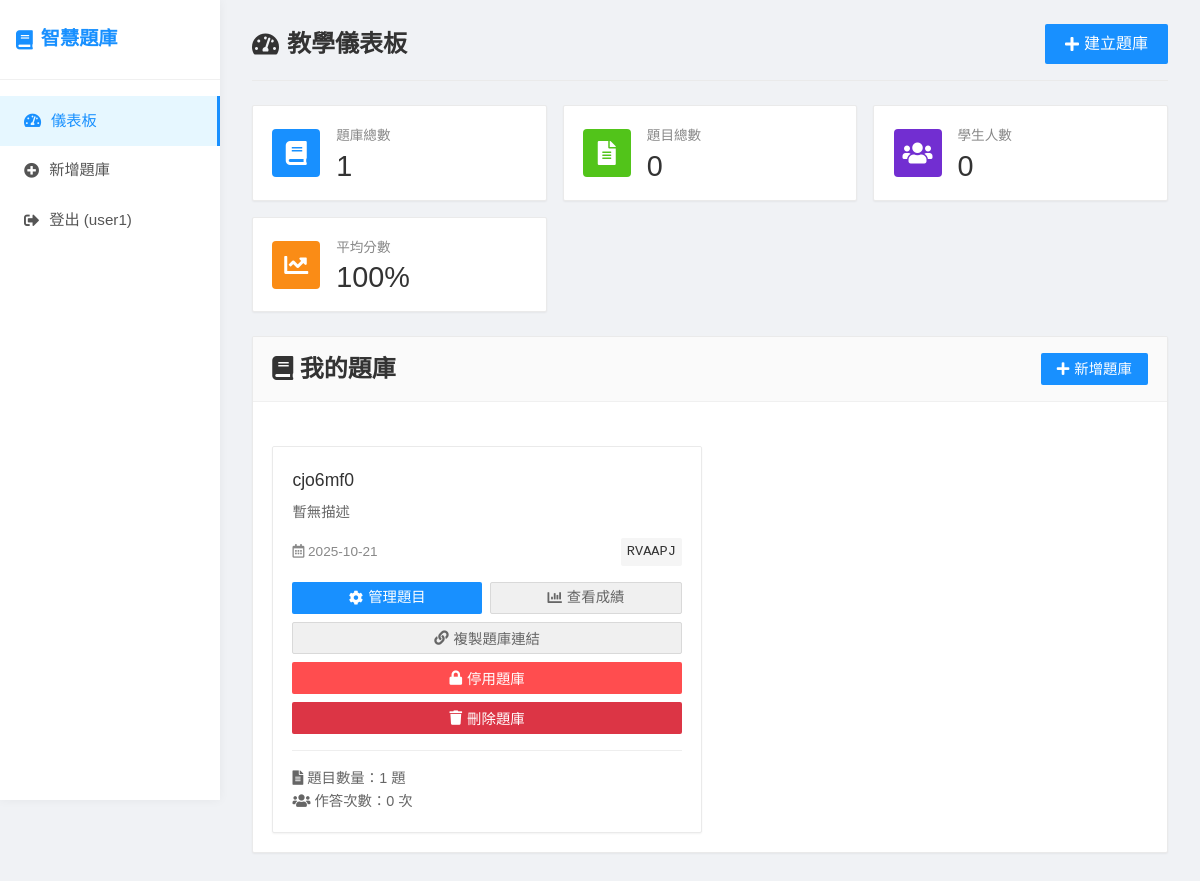
/teacher-dashboard (signed in), run on the app's committed database.
### app.py (models this page shows)
class User(UserMixin, db.Model):
    id = db.Column(db.Integer, primary_key=True)
    username = db.Column(db.String(80), unique=True, nullable=False)
    email = db.Column(db.String(120), unique=True, nullable=False)
    password_hash = db.Column(db.String(120), nullable=False)
    is_teacher = db.Column(db.Boolean, default=True)
    created_at = db.Column(db.DateTime, default=datetime.utcnow)
    quiz_banks = db.relationship('QuizBank', backref='owner', lazy=True)

class QuizBank(db.Model):
    id = db.Column(db.Integer, primary_key=True)
    title = db.Column(db.String(200), nullable=False)
    description = db.Column(db.Text)
    access_code = db.Column(db.String(10), unique=True, nullable=False)
    is_active = db.Column(db.Boolean, default=True)
    created_at = db.Column(db.DateTime, default=datetime.utcnow)
    teacher_id = db.Column(db.Integer, db.ForeignKey('user.id'), nullable=False)
    questions = db.relationship('Question', backref='quiz_bank', lazy=True, cascade='all, delete-orphan')
    submissions = db.relationship('Submission', backref='quiz_bank', lazy=True)

### app.py (the view)
@app.route('/teacher-dashboard')
@login_required
def teacher_dashboard():
    quiz_banks = QuizBank.query.filter_by(teacher_id=current_user.id).all()
    return render_template('teacher_dashboard.html', quiz_banks=quiz_banks)

### app.py (called while the page is built)
@login_manager.user_loader
def load_user(user_id):
    return User.query.get(int(user_id))

### templates/teacher_dashboard.html (shortened to what this page needs)
{% extends "base.html" %}
{% block content %}
<div class="page-header">
    <h1><i class="fas fa-tachometer-alt"></i> 教學儀表板</h1>
    <a href="{{ url_for('create_quiz_bank') }}" class="btn btn-lg">
        <i class="fas fa-plus"></i> 建立題庫
    </a>
</div>
<div class="stats-cards">
    <div class="stat-card">
        <div class="stat-icon blue">
            <i class="fas fa-book"></i>
        </div>
        <div class="stat-content">
            <div class="stat-title">題庫總數</div>
            <div class="stat-value">{{ quiz_banks|length }}</div>
        </div>
    </div>
    <div class="stat-card">
        <div class="stat-icon green">
            <i class="fas fa-file-alt"></i>
        </div>
        <div class="stat-content">
            <div class="stat-title">題目總數</div>
            <div class="stat-value">{% set total_questions = 0 %}{% for bank in quiz_banks %}{% set total_questions = total_questions + bank.questions|length %}{% endfor %}{{ total_questions }}</div>
        </div>
    </div>
    <div class="stat-card">
        <div class="stat-icon purple">
            <i class="fas fa-users"></i>
        </div>
        <div class="stat-content">
            <div class="stat-title">學生人數</div>
            <div class="stat-value">{% set total_submissions = 0 %}{% for bank in quiz_banks %}{% set total_submissions = total_submissions + bank.submissions|length %}{% endfor %}{{ total_submissions }}</div>
        </div>
    </div>
    <div class="stat-card">
        <div class="stat-icon orange">
            <i class="fas fa-chart-line"></i>
        </div>
        <div class="stat-content">
            <div class="stat-title">平均分數</div>
            <div class="stat-value">100%</div>
        </div>
    </div>
</div>
<div class="card">
    <div class="card-header">
        <h2><i class="fas fa-book"></i> 我的題庫</h2>
        <a href="{{ url_for('create_quiz_bank') }}" class="btn">
            <i class="fas fa-plus"></i> 新增題庫
        </a>
    </div>
    <div class="card-body">
        {% if quiz_banks %}
            <div class="quiz-banks-grid">
                {% for quiz_bank in quiz_banks %}
                <div class="quiz-bank-card">
                    <div class="quiz-bank-title">{{ quiz_bank.title }}</div>
                    <div class="quiz-bank-description">
                        {{ quiz_bank.description if quiz_bank.description else '暫無描述' }}
                    </div>
                    <div class="quiz-bank-info">
                        <span><i class="far fa-calendar-alt"></i> {{ quiz_bank.created_at.strftime('%Y-%m-%d') }}</span>
                        <span class="access-code">{{ quiz_bank.access_code }}</span>
                    </div>
                    <div style="display: flex; gap: 0.5rem; margin-top: 1rem;">
                        <a href="{{ url_for('manage_quiz_bank', quiz_bank_id=quiz_bank.id) }}" class="btn" style="flex: 1; text-align: center;">
                            <i class="fas fa-cog"></i> 管理題目
                        </a>
                        <a href="{{ url_for('view_submissions_page', quiz_bank_id=quiz_bank.id) }}" class="btn btn-secondary" style="flex: 1; text-align: center;">
                            <i class="fas fa-chart-bar"></i> 查看成績
                        </a>
                    </div>
                    <div style="margin-top: 0.5rem;">
                        <button onclick="copyQuizLink('{{ quiz_bank.access_code }}')" class="btn btn-secondary" style="width: 100%;">
                            <i class="fas fa-link"></i> 複製題庫連結
                        </button>
                    </div>
                    <div style="margin-top: 0.5rem;">
                        <button onclick="toggleQuizBank({{ quiz_bank.id }}, {{ quiz_bank.is_active|lower }})"
                                class="btn {{ 'btn-danger' if quiz_bank.is_active else 'btn-success' }}"
                                style="width: 100%;">
                            <i class="fas fa-{{ 'lock' if quiz_bank.is_active else 'lock-open' }}"></i>
                            {{ '停用題庫' if quiz_bank.is_active else '啟用題庫' }}
                        </button>
                    </div>
                    <div style="margin-top: 0.5rem;">
                        <button onclick="deleteQuizBank({{ quiz_bank.id }})"
                                class="btn btn-danger"
                                style="width: 100%; background-color: #dc3545;">
                            <i class="fas fa-trash"></i> 刪除題庫
                        </button>
                    </div>
                    <div style="margin-top: 1rem; padding-top: 1rem; border-top: 1px solid #eee; font-size: 0.9rem; color: #666;">
                        <div><i class="fas fa-file-alt"></i> 題目數量：{{ quiz_bank.questions|length }} 題</div>
                        <div><i class="fas fa-users"></i> 作答次數：{{ quiz_bank.submissions|length }} 次</div>
                    </div>
                </div>
                {% endfor %}
            </div>
        {% endif %}
    </div>
</div>
{% endblock %}

### templates/base.html (shortened to what this page needs)
<!DOCTYPE html>
<html lang="zh-TW">
<head>
    <link rel="stylesheet" href="{{ url_for('static', filename='css/style.css') }}">
    <link rel="stylesheet" href="https://cdnjs.cloudflare.com/ajax/libs/font-awesome/5.15.4/css/all.min.css">
</head>
<body>
    <div class="container">
        <nav class="navbar">
            <h1><i class="fas fa-book"></i> 智慧題庫</h1>
            <div class="nav-links">
                {% if current_user.is_authenticated %}
                    <a href="{{ url_for('teacher_dashboard') }}" class="{{ 'active' if request.endpoint == 'teacher_dashboard' else '' }}">
                        <i class="fas fa-tachometer-alt"></i> 儀表板
                    </a>
                    <a href="{{ url_for('create_quiz_bank') }}" class="{{ 'active' if request.endpoint == 'create_quiz_bank' else '' }}">
                        <i class="fas fa-plus-circle"></i> 新增題庫
                    </a>
                    <a href="{{ url_for('logout') }}">
                        <i class="fas fa-sign-out-alt"></i> 登出 ({{ current_user.username }})
                    </a>
                {% endif %}
            </div>
        </nav>
        <div class="content">
            {% block content %}{% endblock %}
        </div>
    </div>
</body>
</html>

### static/css/style.css (style rules this page uses)
* { margin: 0; padding: 0; box-sizing: border-box; }
body { font-family: 'Microsoft JhengHei', Consolas, sans-serif; line-height: 1.6; background: #f0f2f5; min-height: 100vh; }
.container { display: flex; min-height: 100vh; }
.navbar { width: 220px; background: #fff; color: #333; box-shadow: 0 0 10px rgba(0,0,0,0.05); display: flex; flex-direction: column; padding: 0; position: fixed; height: 100vh; z-index: 100; }
.navbar h1 { font-size: 1.2rem; font-weight: bold; padding: 1.5rem 1rem; color: #1890ff; border-bottom: 1px solid #f0f0f0; margin: 0; display: flex; align-items: center; gap: 8px; }
.navbar .nav-links { display: flex; flex-direction: column; padding: 1rem 0; }
.navbar a { color: #555; text-decoration: none; padding: 0.8rem 1.5rem; transition: all 0.3s; display: flex; align-items: center; gap: 10px; font-size: 0.95rem; }
.navbar a.active { background-color: #e6f7ff; color: #1890ff; border-right: 3px solid #1890ff; }
.content { flex: 1; padding: 1.5rem 2rem; margin-left: 220px; background: #f0f2f5; }
.page-header { display: flex; justify-content: space-between; align-items: center; margin-bottom: 1.5rem; padding-bottom: 1rem; border-bottom: 1px solid #eaeaea; }
.page-header h1 { font-size: 1.5rem; color: #333; margin: 0; display: flex; align-items: center; gap: 8px; }
.btn { display: inline-flex; align-items: center; justify-content: center; padding: 0.5rem 1rem; background: #1890ff; color: white; text-decoration: none; border: none; border-radius: 2px; cursor: pointer; font-size: 0.9rem; font-weight: 500; transition: all 0.2s; height: 32px; gap: 5px; }
.btn-secondary { background: #f0f0f0; color: #666; border: 1px solid #d9d9d9; }
.btn-danger { background: #ff4d4f; }
.btn-lg { height: 40px; padding: 0.5rem 1.25rem; font-size: 1rem; }
.card { background: white; border-radius: 2px; box-shadow: 0 1px 2px rgba(0,0,0,0.05); margin-bottom: 1rem; overflow: hidden; transition: all 0.3s; border: 1px solid #eaeaea; }
.card-header { background: #fafafa; color: #333; padding: 0.8rem 1.2rem; font-weight: 500; border-bottom: 1px solid #f0f0f0; display: flex; justify-content: space-between; align-items: center; }
.card-body { padding: 1.2rem; }
.stats-cards { display: grid; grid-template-columns: repeat(auto-fit, minmax(220px, 1fr)); gap: 1rem; margin-bottom: 1.5rem; }
.stat-card { background: white; border-radius: 2px; padding: 1.2rem; display: flex; align-items: center; box-shadow: 0 1px 2px rgba(0,0,0,0.05); border: 1px solid #eaeaea; }
.stat-icon { width: 48px; height: 48px; border-radius: 4px; display: flex; align-items: center; justify-content: center; margin-right: 1rem; font-size: 1.5rem; color: white; }
.stat-icon.blue { background: #1890ff; }
.stat-icon.green { background: #52c41a; }
.stat-icon.purple { background: #722ed1; }
.stat-icon.orange { background: #fa8c16; }
.stat-content { flex: 1; }
.stat-title { font-size: 0.85rem; color: #888; margin-bottom: 0.3rem; }
.stat-value { font-size: 1.8rem; font-weight: 500; color: #333; line-height: 1; }
.quiz-banks-grid { display: grid; grid-template-columns: repeat(auto-fill, minmax(300px, 1fr)); gap: 1rem; margin-top: 1.5rem; }
.quiz-bank-card { background: white; border-radius: 2px; box-shadow: 0 1px 2px rgba(0,0,0,0.05); border: 1px solid #eaeaea; padding: 1.2rem; transition: all 0.3s; }
.quiz-bank-title { font-size: 1.1rem; font-weight: 500; color: #333; margin-bottom: 0.5rem; }
.quiz-bank-description { color: #666; margin-bottom: 1rem; line-height: 1.4; font-size: 0.9rem; }
.quiz-bank-info { display: flex; justify-content: space-between; align-items: center; margin-bottom: 1rem; font-size: 0.85rem; color: #888; }
.access-code { background: #f5f5f5; padding: 3px 6px; border-radius: 2px; font-family: Consolas, monospace; font-weight: 500; color: #333; font-size: 0.85rem; }

### data on the page
User: username "user1"
QuizBank: title "cjo6mf0", description "暫無描述", created_at "2025-10-21", access_code "RVAAPJ", is_active "停用題庫", questions|length "1", submissions|length "0"

### other printed values
{{ quiz_banks|length }} "1"
{{ total_questions }} "0"
{{ total_submissions }} "0"
